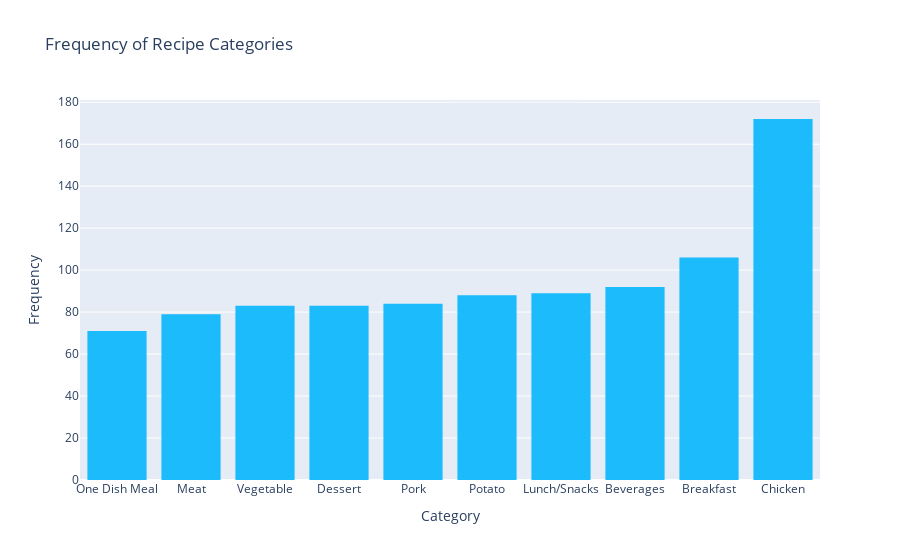

Notebook cell for this chart:
### Markdown cell above
### Category Frequency
From the chart below we can show that recipes from the Chicken category is posted mostly on the website with Breakfast and Beverages following it.

### Code cell
# create a plot
fig = px.histogram(df, x='category', title='Frequency of Recipe Categories')
# update layout
fig.update_layout(xaxis_title='Category', yaxis_title='Frequency',xaxis = {"categoryorder":"total ascending"})
# update color
fig.update_traces(marker_color='#1bbbfc')
# show the plot
fig.show()

### Figure 1 — Plotly figure (JSON) as saved in the notebook; plotly's stock layout.template omitted (floating-point values rounded to 4 significant figures; data arrays with more than 128 entries replaced by an {"elided": "..."} marker saying what was removed)
{"data": [{"alignmentgroup": "True", "bingroup": "x", "hovertemplate": "category=%{x}<br>count=%{y}<extra></extra>", "legendgroup": "", "marker": {"color": "#1bbbfc", "pattern": {"shape": ""}}, "name": "", "offsetgroup": "", "orientation": "v", "showlegend": false, "x": {"elided": "947 str values"}, "xaxis": "x", "yaxis": "y", "type": "histogram"}], "layout": {"xaxis": {"anchor": "y", "domain": [0, 1], "title": {"text": "Category"}, "categoryorder": "total ascending"}, "yaxis": {"anchor": "x", "domain": [0, 1], "title": {"text": "Frequency"}}, "legend": {"tracegroupgap": 0}, "title": {"text": "Frequency of Recipe Categories"}, "barmode": "relative"}}
